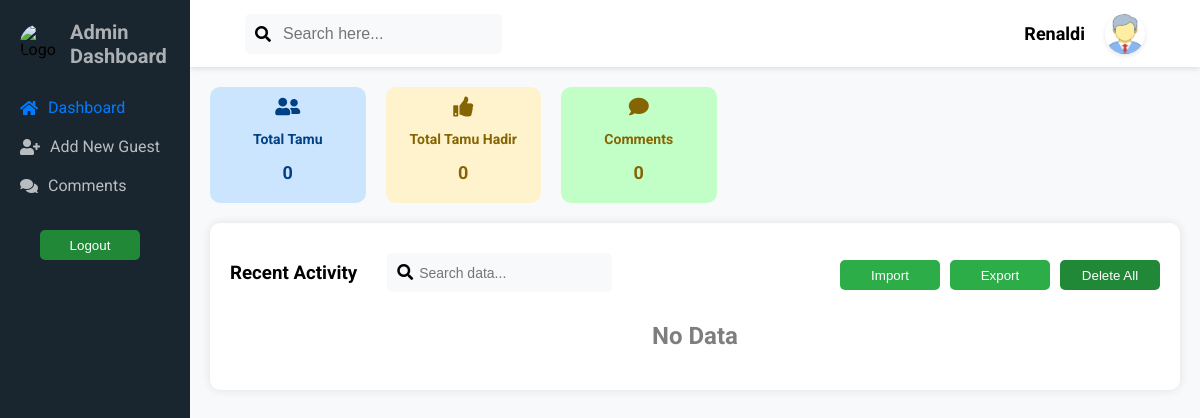
The app's page /Admin/dashboard_modern.php (signed in), older data.
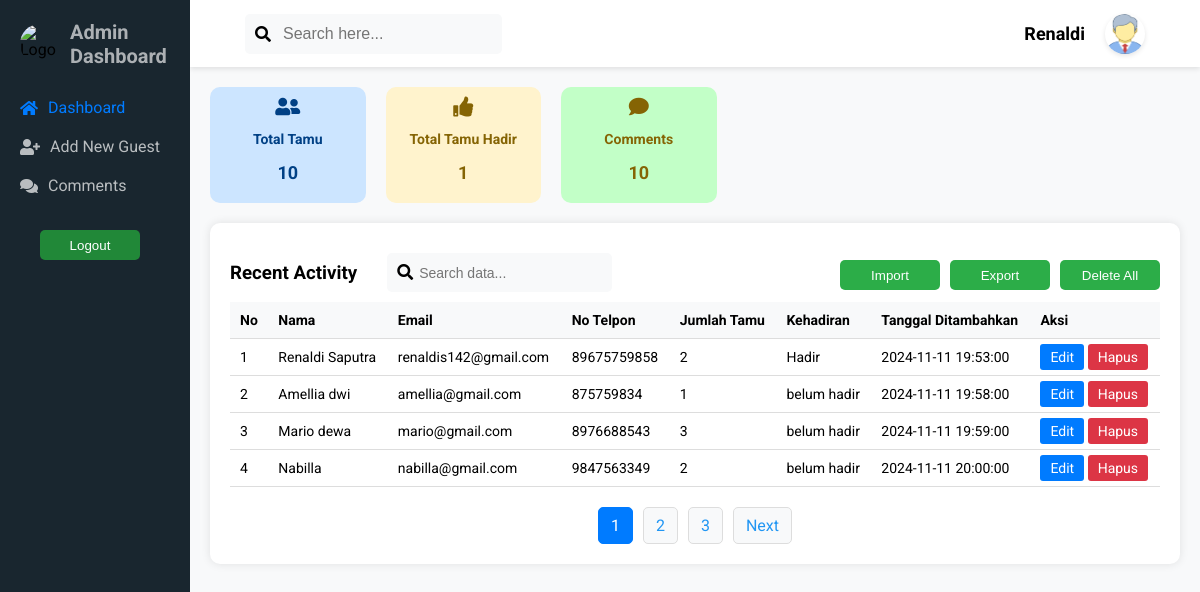
The same page, newer data.
### tables this page shows
CREATE TABLE `guests` (
  `id` int(11) NOT NULL,
  `name` varchar(50) NOT NULL,
  `email` varchar(50) NOT NULL,
  `phone` varchar(15) DEFAULT NULL,
  `guests_count` int(11) DEFAULT NULL,
  `notes` text DEFAULT NULL,
  `is_present` tinyint(1) DEFAULT 0,
  `created_at` datetime NOT NULL DEFAULT current_timestamp()
);

### Admin/dashboard_modern.php (the view, shortened to what the changed rows need)
<?php
$connection = getConnection();
$sql = "SELECT * FROM guests ORDER BY created_at ASC";
$stmt = $connection->query($sql);
$guests = $stmt->fetchAll();
$guestsCount = count($guests);
if($guestsCount ==0){
    $resetId = "ALTER TABLE guests AUTO_INCREMENT = 1";
    $connection->exec($resetId);
}
$sqlPresent = "SELECT * FROM guests WHERE is_present = 1 ORDER BY created_at ASC";
$stmt = $connection->query($sqlPresent);
$guestsPresent = $stmt->fetchAll();
$guestsPresentCount = count($guestsPresent);
$guestsCount = count($guests);
$search = isset($_GET['search']) ? $_GET['search'] : '';
$limit = 4;
$page = isset($_GET['page']) ? (int)$_GET['page'] : 1;
$offset = ($page - 1) * $limit;
$sqlCount = "SELECT COUNT(*) AS total FROM guests WHERE name LIKE ? OR email LIKE ? OR phone LIKE ? OR is_present LIKE ?";
$stmtCount = $connection->prepare($sqlCount);
$searchTerm = '%' . $search . '%';
$stmtCount->execute([$searchTerm, $searchTerm, $searchTerm, $searchTerm]);
$totalGuests = $stmtCount->fetchColumn();
$totalPages = ceil($totalGuests / $limit);
$sql = "SELECT * FROM guests WHERE name LIKE ? OR email LIKE ? OR phone LIKE ? OR is_present LIKE ? ORDER BY created_at ASC LIMIT ? OFFSET ?";
$stmt = $connection->prepare($sql);
$stmt->bindValue(1, $searchTerm, PDO::PARAM_STR);
$stmt->bindValue(2, $searchTerm, PDO::PARAM_STR);
$stmt->bindValue(3, $searchTerm, PDO::PARAM_STR);
$stmt->bindValue(4, $searchTerm, PDO::PARAM_STR);
$stmt->bindValue(5, $limit, PDO::PARAM_INT);
$stmt->bindValue(6, $offset, PDO::PARAM_INT);
$stmt->execute();
$guests = $stmt->fetchAll();
$totalComments = $connection->query("SELECT COUNT(*) FROM guests")->fetchColumn();
?>
<!DOCTYPE html>
<html lang="id">
<head>
    <link href="https://cdnjs.cloudflare.com/ajax/libs/font-awesome/5.15.3/css/all.min.css" rel="stylesheet" />
    <link rel="stylesheet" href="dashboard.css">
    <link rel="stylesheet" href="./assets/style/dashboard-addGuest.css">
    <link rel="stylesheet" href="./assets/style/dashboard-importFile.css">
    <link rel="stylesheet" href="./assets/style/comment.css">
</head>
<body>
    <div class="container">
        <div class="main-content">
            <main class="main">
                <section class="main-dashboard">
                <div class="dashboard">
                    <div class="card AllGuests">
                        <i class="fas fa-user-friends"></i>
                        <h3>Total Tamu</h3>
                        <h2><?= $guestsCount ?></h2>
                    </div>
                    <div class="card presentGuest">
                        <i class="fas fa-thumbs-up"></i>
                        <h3>Total Tamu Hadir</h3>
                        <h2><?= $guestsPresentCount ?></h2>
                    </div>
                    <div class="card comments">
                        <i class="fas fa-comment"></i>
                        <h3>Comments</h3>
                        <h2><?= $totalComments ?></h2>
                    </div>
                </div>
                <div class="recent-activity">
                    <div class="topbar">
                        <div class="top">
                        </div>
                        <div class="button">
                            <?php if ($guestsCount > 0): ?>
                                <form method="POST" class="form">
                                    <button class="btn greenLight" type="submit" name="export_guests" value="Ekspor menjadi CSV">Export</button>
                                </form>
                            <?php else: ?>
                                <form method="#" class="form">
                                    <button class="btn greenLight" type="submit" name="export_guests" value="Ekspor menjadi CSV" disabled>Export</button>
                                </form>
                            <?php endif; ?>
                            <?php if($guestsCount > 0): ?>
                            <form method="POST" class="form">
                            <button class="btn greenLight" type="submit" name="delete_all_guests" value="Hapus Semua Tamu" onclick="return confirm('Apakah Anda yakin ingin menghapus semua tamu?');">
                                    Delete All</button>
                            </form>
                            <?php else: ?>
                            <form method="POST" class="form">
                            <button class="btn green" type="submit" name="delete_all_guests" value="Hapus Semua Tamu" onclick="return confirm('Apakah Anda yakin ingin menghapus semua tamu?');" disabled>
                            Delete All</button>
                            </form>
                            <?php endif?>
                        </div>
                    </div>
                    <?php if($guestsCount>0):?>
                    <table>
                    <thead>
                        <tr>
                            <th>No</th>
                            <th>Nama</th>
                            <th>Email</th>
                            <th>No Telpon</th>
                            <th>Jumlah Tamu</th>
                            <th>Kehadiran</th>
                            <th>Tanggal Ditambahkan</th>
                            <th>Aksi</th>
                        </tr>
                    </thead>
                    <tbody>
                    <?php foreach ($guests as $guest): ?>
                        <tr>
                            <td><?php echo htmlspecialchars($guest['id']); ?></td>
                            <td><?php echo htmlspecialchars($guest['name']); ?></td>
                            <td><?php echo htmlspecialchars($guest['email']); ?></td>
                            <td><?php echo htmlspecialchars($guest['phone']); ?></td>
                            <td><?php echo htmlspecialchars($guest['guests_count']); ?></td>
                            <td><?php echo htmlspecialchars($guest['is_present'] == 0 ? "belum hadir" : "Hadir"); ?></td>
                            <td><?php echo htmlspecialchars($guest['created_at']); ?></td>
                            <td>
                                <a href="edit_guest.php?id=<?php echo $guest['id']; ?>" class="btn edit">Edit</a>
                                <a href="delete_guest.php?id=<?php echo $guest['id']; ?>" class="btn delete" onclick="return confirm('Apakah Anda yakin ingin menghapus tamu ini?');">Hapus</a>
                            </td>
                        </tr>
                    <?php endforeach; ?>
                        </tbody>
                    </table>
                    <?php else:?>
                        <h1>No Data</h1>
                    <?php endif;?>
                <div class="pagination">
                    <?php for ($i = 1; $i <= $totalPages; $i++): ?>
                        <a href="?page=<?= $i ?>" class="btn <?= $page == $i ? 'active' : '' ?>"><?= $i ?></a>
                    <?php endfor; ?>
                    <?php if ($page < $totalPages): ?>
                        <a href="?page=<?= $page + 1 ?>" class="btn next">Next</a>
                    <?php endif; ?>
                </div>
                </div>
                </section>
                    <div class="comment-wrapping">
                        <?php if($totalComments > 0 ): ?>
                        <div class="pagination-comment">
                            <?php else: ?>
                            <h3>Belum ada Komentar tersedia.</h3>
                            <?php endif;?>
                        </div>
                    </div>
            </main>
        </div>
    </div>
</body>
</html>

Row changes from the older to the newer data that the page shows:
added guests: id "1", name "Renaldi Saputra", email "renaldis142@gmail.com", phone "89675759858", guests_count "2", is_present "Hadir", created_at "2024-11-11 19:53:00"
added guests: id "2", name "Amellia dwi", email "amellia@gmail.com", phone "875759834", guests_count "1", is_present "belum hadir", created_at "2024-11-11 19:58:00"
added guests: id "3", name "Mario dewa", email "mario@gmail.com", phone "8976688543", guests_count "3", is_present "belum hadir", created_at "2024-11-11 19:59:00"
added guests: id "4", name "Nabilla", email "nabilla@gmail.com", phone "9847563349", guests_count "2", is_present "belum hadir", created_at "2024-11-11 20:00:00"
Text that changed along with them:
$guestsCount: "0" → "10"
$guestsPresentCount: "0" → "1"
$totalComments: "0" → "10"
text no longer shown: "No Data"
text now shown: "No Nama Email No Telpon Jumlah Tamu Kehadiran Tanggal Ditambahkan Aksi Next"
new list line: "1"
new list line: "2"
new list line: "3"
